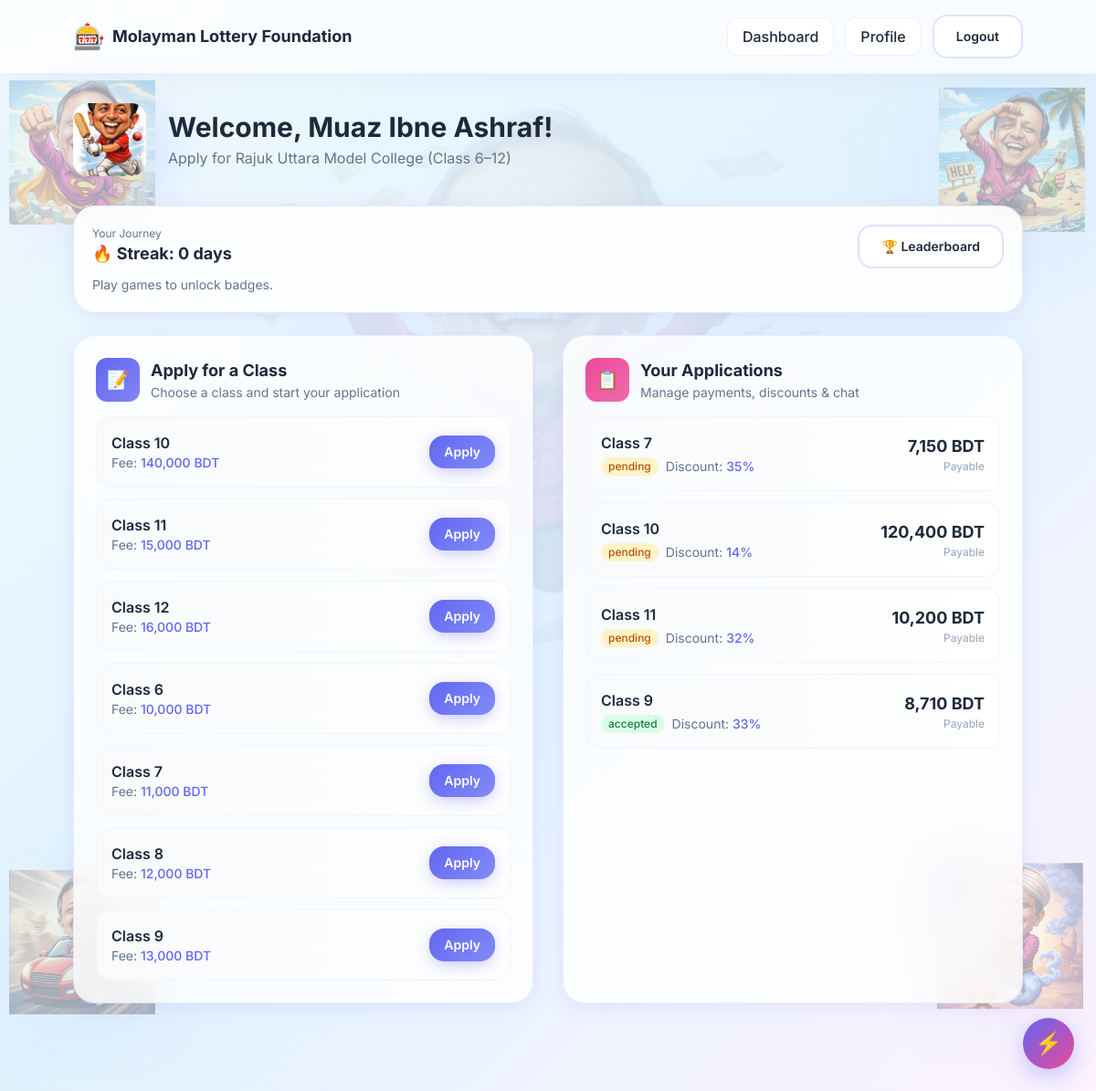
/client/dashboard (signed in), run on the app's committed database.
### app/models.py (models this page shows, shortened)
class User(db.Model, UserMixin):
    id = db.Column(db.Integer, primary_key=True)
    email = db.Column(db.String(255), unique=True, nullable=False, index=True)
    name = db.Column(db.String(120), nullable=False)
    password_hash = db.Column(db.String(255), nullable=True)
    is_admin = db.Column(db.Boolean, default=False, nullable=False)
    email_verified_at = db.Column(db.DateTime, nullable=True)
    created_at = db.Column(db.DateTime, default=datetime.utcnow, nullable=False)
    applications = db.relationship("Application", back_populates="user", cascade="all, delete-orphan")

class ClassFee(db.Model):
    id = db.Column(db.Integer, primary_key=True)
    class_name = db.Column(db.String(20), unique=True, nullable=False)  # e.g., "Class 6"
    amount_bdt = db.Column(db.Integer, nullable=False)
    updated_at = db.Column(db.DateTime, default=datetime.utcnow, nullable=False)

class Application(db.Model):
    id = db.Column(db.Integer, primary_key=True)
    user_id = db.Column(db.Integer, db.ForeignKey("user.id"), nullable=False)
    class_fee_id = db.Column(db.Integer, db.ForeignKey("class_fee.id"), nullable=False)
    status = db.Column(db.String(20), default="pending", nullable=False)  # pending/accepted/rejected
    payment_method = db.Column(db.String(20), nullable=True)  # bkash/bank
    payment_reference = db.Column(db.String(120), nullable=True)
    payment_proof_filename = db.Column(db.String(255), nullable=True)
    paid_at = db.Column(db.DateTime, nullable=True)
    spin_discount_pct = db.Column(db.Integer, default=0, nullable=False)  # 0..30
    games_discount_pct = db.Column(db.Integer, default=0, nullable=False)  # 0..70
    bonus_discount_pct = db.Column(db.Integer, default=0, nullable=False)  # weekly challenge bonus
    bonus_week_key = db.Column(db.String(12), nullable=True)  # e.g. "2026-W06"
    created_at = db.Column(db.DateTime, default=datetime.utcnow, nullable=False)
    user = db.relationship("User", back_populates="applications")
    class_fee = db.relationship("ClassFee")
    @property
    def total_discount_pct(self) -> int:
        return min(
            70,
            int(self.spin_discount_pct or 0)
            + int(self.games_discount_pct or 0)
            + int(self.bonus_discount_pct or 0),
        )
    @property
    def fee_amount(self) -> int:
        return int(self.class_fee.amount_bdt)
    @property
    def discounted_amount(self) -> int:
        return int(round(self.fee_amount * (1 - (self.total_discount_pct / 100.0))))

### app/client/routes.py (the view)
@bp.get("/dashboard")
@login_required
def dashboard():
    r = _require_client()
    if r:
        return r
    announcement = Announcement.query.filter_by(is_active=True).order_by(Announcement.created_at.desc()).first()
    streak_days = compute_streak_days(current_user.id)
    recent_badges = (
        BadgeAward.query.filter_by(user_id=current_user.id)
        .order_by(BadgeAward.created_at.desc())
        .limit(5)
        .all()
    )
    class_fees = ClassFee.query.order_by(ClassFee.class_name.asc()).all()
    apps = Application.query.filter_by(user_id=current_user.id).order_by(Application.created_at.desc()).all()
    return render_template(
        "client/dashboard.html",
        class_fees=class_fees,
        apps=apps,
        announcement=announcement,
        streak_days=streak_days,
        recent_badges=recent_badges,
    )

### app/client/routes.py (called while the page is built)
def _require_client():
    if current_user.is_admin:
        flash("Admins must use the admin dashboard.", "error")
        return redirect(url_for("admin.dashboard"))
    return None

### app/engagement.py (called while the page is built)
def compute_streak_days(user_id: int, *, today: date | None = None) -> int:
    today = today or date.today()
    window_start = today - timedelta(days=40)
    days = (
        UserActivityDay.query.filter(
            UserActivityDay.user_id == user_id,
            UserActivityDay.day >= window_start,
            UserActivityDay.day <= today,
        )
        .order_by(UserActivityDay.day.desc())
        .all()
    )
    day_set = {row.day for row in days}
    streak = 0
    cursor = today
    while cursor in day_set:
        streak += 1
        cursor = cursor - timedelta(days=1)
    return streak

### app/models.py (called while the page is built)
@login_manager.user_loader
def load_user(user_id: str):
    return db.session.get(User, int(user_id))

### app/templates/client/dashboard.html (shortened to what this page needs)
{% extends 'base.html' %}
{% block content %}
  <div class="py-8 w-full px-8 sm:px-12 lg:px-20 xl:px-32">
    <div class="flex items-center gap-6 mb-8 fade-in">
      <img
        src="{{ url_for('static', filename='images/caricatures/teacher.png') }}"
        alt="Molayman"
        class="w-20 h-20 rounded-2xl object-cover caricature"
        onerror="this.style.display='none'; this.nextElementSibling.style.display='flex';"
      />
      <div>
        <h2 class="text-3xl font-bold text-slate-800">Welcome, {{ current_user.name }}!</h2>
        <p class="text-slate-500 mt-1">Apply for Rajuk Uttara Model College (Class 6–12)</p>
      </div>
    </div>
    <div class="card rounded-3xl p-5 mb-6 bg-white/90 border border-slate-200">
      <div class="flex items-center justify-between gap-4 flex-wrap">
        <div>
          <div class="text-xs text-slate-500">Your Journey</div>
          <div class="text-lg font-bold text-slate-800">🔥 Streak: {{ streak_days }} day{% if streak_days != 1 %}s{% endif %}</div>
        </div>
        <a class="btn btn-secondary text-sm" href="{{ url_for('client.leaderboard') }}">🏆 Leaderboard</a>
      </div>
      {% if recent_badges and recent_badges|length > 0 %}
        <div class="mt-3 flex flex-wrap gap-2">
          {% for b in recent_badges %}
            <span class="inline-flex items-center gap-1 px-3 py-1 rounded-full text-xs font-semibold bg-slate-100 text-slate-700 border border-slate-200">{{ b.icon }} {{ b.title }}</span>
          {% endfor %}
        </div>
      {% else %}
        <div class="mt-2 text-sm text-slate-500">Play games to unlock badges.</div>
      {% endif %}
    </div>
    <div class="grid lg:grid-cols-2 gap-8">
      <div class="card rounded-3xl p-6 fade-in stagger-1">
        <div class="flex items-center gap-3 mb-4">
          <div class="w-12 h-12 rounded-xl bg-gradient-to-br from-primary to-primary/80 flex items-center justify-center text-white text-xl">📝</div>
          <div>
            <h3 class="font-bold text-lg text-slate-800">Apply for a Class</h3>
            <p class="text-slate-500 text-sm">Choose a class and start your application</p>
          </div>
        </div>
        <div class="space-y-3">
          {% for fee in class_fees %}
            <form method="post" action="{{ url_for('client.apply') }}" class="flex items-center justify-between gap-3 p-4 rounded-2xl bg-gradient-to-r from-slate-50 to-white border border-slate-100 hover:border-primary/30 transition-colors">
              <div>
                <div class="font-semibold text-slate-800">{{ fee.class_name }}</div>
                <div class="text-sm text-slate-500">Fee: <span class="text-primary font-medium">{{ fee.amount_bdt|bdt }}</span></div>
              </div>
              <button type="submit" class="btn btn-primary text-sm py-2 px-4">Apply</button>
            </form>
          {% endfor %}
        </div>
      </div>
      <div class="card rounded-3xl p-6 fade-in stagger-2">
        <div class="flex items-center gap-3 mb-4">
          <div class="w-12 h-12 rounded-xl bg-gradient-to-br from-secondary to-secondary/80 flex items-center justify-center text-white text-xl">📋</div>
          <div>
            <h3 class="font-bold text-lg text-slate-800">Your Applications</h3>
            <p class="text-slate-500 text-sm">Manage payments, discounts & chat</p>
          </div>
        </div>
        <div class="space-y-3">
          {% for a in apps %}
            <a class="block p-4 rounded-2xl bg-gradient-to-r from-slate-50 to-white border border-slate-100 hover:border-secondary/30 hover:shadow-md transition-all card-interactive" href="{{ url_for('client.application', app_id=a.id) }}">
              <div class="flex items-center justify-between">
                <div>
                  <div class="font-semibold text-slate-800">{{ a.class_fee.class_name }}</div>
                  <div class="flex items-center gap-2 mt-1">
                    <span class="inline-flex items-center px-2 py-0.5 rounded-full text-xs font-medium {% if a.status == 'accepted' %}bg-green-100 text-green-700{% elif a.status == 'rejected' %}bg-red-100 text-red-700{% else %}bg-amber-100 text-amber-700{% endif %}">{{ a.status }}</span>
                    <span class="text-sm text-slate-500">Discount: <span class="text-primary font-medium">{{ a.total_discount_pct }}%</span></span>
                  </div>
                </div>
                <div class="text-right">
                  <div class="text-lg font-bold text-slate-800">{{ a.discounted_amount|bdt }}</div>
                  <div class="text-xs text-slate-400">Payable</div>
                </div>
              </div>
            </a>
          {% else %}
            <div class="text-center py-8 text-slate-400">
              <div class="text-4xl mb-2">📭</div>
              <p>No applications yet. Apply for a class to get started!</p>
            </div>
          {% endfor %}
        </div>
      </div>
    </div>
  </div>
{% endblock %}

### app/static/css/styles.css (style rules this page uses)
:root { --primary: #6366f1; --primary-light: #818cf8; --secondary: #ec4899; --accent: #f59e0b; --success: #10b981; --bg-gradient: linear-gradient(135deg, #f0f9ff 0%, #e0f2fe 50%, #fdf4ff 100%); --card-bg: rgba(255, 255, 255, 0.8); --card-border: rgba(99, 102, 241, 0.1); --text-primary: #1e293b; --text-secondary: #64748b; --shadow-soft: 0 4px 24px -4px rgba(99, 102, 241, 0.15); --shadow-hover: 0 12px 40px -8px rgba(99, 102, 241, 0.25); }
* { box-sizing: border-box; margin: 0; padding: 0; }
html { height: 100%; min-height: 100vh; width: 100%; }
body { height: 100%; min-height: 100vh; width: 100%; margin: 0; padding: 0; overflow-x: hidden; background: var(--bg-gradient); background-attachment: fixed; background-size: cover; color: var(--text-primary); font-family: 'Inter', system-ui, -apple-system, sans-serif; }
.card { background: var(--card-bg); border: 1px solid var(--card-border); border-radius: 24px; -webkit-backdrop-filter: blur(20px); backdrop-filter: blur(20px); box-shadow: var(--shadow-soft); transition: all 0.3s ease; }
.fade-in { animation: fade-in 0.6s ease-out forwards; opacity: 0; }
.stagger-1 { animation-delay: 0.1s; }
.stagger-2 { animation-delay: 0.2s; }
.btn { display: inline-flex; align-items: center; justify-content: center; gap: 8px; padding: 12px 24px; border-radius: 16px; font-weight: 600; cursor: pointer; transition: all 0.2s ease; border: none; text-decoration: none; }
.btn-primary { background: linear-gradient(135deg, var(--primary), var(--primary-light)); color: white; box-shadow: 0 4px 20px -4px rgba(99, 102, 241, 0.5); }
.btn-secondary { background: white; color: var(--text-primary); border: 2px solid rgba(99, 102, 241, 0.2); }
.caricature { filter: drop-shadow(0 10px 30px rgba(99, 102, 241, 0.2)); transition: all 0.3s ease; }
.full-page { min-height: 100vh; min-height: 100dvh; width: 100%; display: flex; flex-direction: column; position: relative; }

### data on the page
User: name "Muaz Ibne Ashraf"
ClassFee: class_name "Class 10", amount_bdt|bdt "140,000 BDT"
ClassFee: class_name "Class 11", amount_bdt|bdt "15,000 BDT"
ClassFee: class_name "Class 12", amount_bdt|bdt "16,000 BDT"
ClassFee: class_name "Class 6", amount_bdt|bdt "10,000 BDT"
ClassFee: class_name "Class 7", amount_bdt|bdt "11,000 BDT"
ClassFee: class_name "Class 8", amount_bdt|bdt "12,000 BDT"
ClassFee: class_name "Class 9", amount_bdt|bdt "13,000 BDT"
Application: class_fee.class_name "Class 7", status "pending", total_discount_pct "35", discounted_amount|bdt "7,150 BDT"
Application: class_fee.class_name "Class 10", status "pending", total_discount_pct "14", discounted_amount|bdt "120,400 BDT"
Application: class_fee.class_name "Class 11", status "pending", total_discount_pct "32", discounted_amount|bdt "10,200 BDT"
Application: class_fee.class_name "Class 9", status "accepted", total_discount_pct "33", discounted_amount|bdt "8,710 BDT"

### other printed values
{{ streak_days }} "0"
